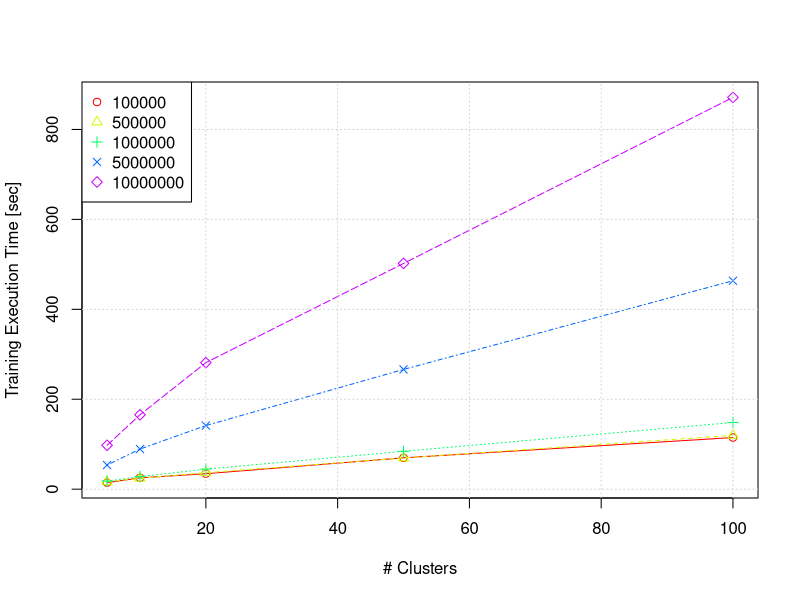
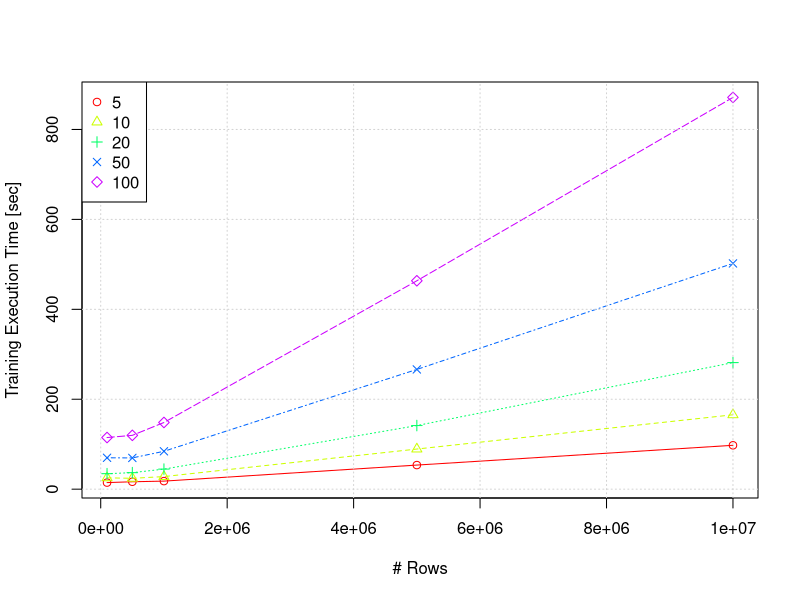

These figures' R source, in order: (Note: this script raises an error after producing the figures.)
## ---- chunk 1
library(reshape2)
result2 <- read.csv("./data/benchmark-cores64-dim100-slave5-improved.csv")
result2$sec <- result2$trainMilliSec / 1000
## ---- chunk 2
result2.cast <- dcast(result2, numClusters ~ rows, value.var="sec", sum)
x <- result2.cast[, 1]
y <- result2.cast[, 2:ncol(result2.cast)]
matplot(x, y
        , xlab="# Clusters"
        , ylab="Training Execution Time [sec]"
        , pch=1:(length(y)), col=rainbow(length(y)), type="o")
grid()
legend("topleft", legend=c(names(y))
       , pch=1:(length(y)), col=rainbow(length(y)))
## ---- chunk 3
result2.cast <- dcast(result2, rows ~ numClusters, value.var="sec", sum)
x <- result2.cast[, 1]
y <- result2.cast[, 2:6]
matplot(x, y
        , xlab="# Rows"
        , ylab="Training Execution Time [sec]"
        , pch=1:(length(y)), col=rainbow(length(y)), type="o")
grid()
legend("topleft", legend=c(names(y))
       , pch=1:(length(y)), col=rainbow(length(y)))
## ---- chunk 4
kable(result2)
